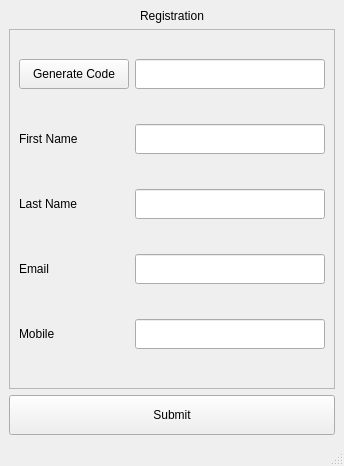
<?xml version="1.0" encoding="UTF-8"?>
<ui version="4.0">
 <class>MainWindow</class>
 <widget class="QMainWindow" name="MainWindow">
  <property name="geometry">
   <rect>
    <x>0</x>
    <y>0</y>
    <width>344</width>
    <height>466</height>
   </rect>
  </property>
  <property name="windowTitle">
   <string>Admin User Registration</string>
  </property>
  <widget class="QWidget" name="centralwidget">
   <layout class="QVBoxLayout" name="verticalLayout_2">
    <item alignment="Qt::AlignHCenter">
     <widget class="QLabel" name="label_heading">
      <property name="sizePolicy">
       <sizepolicy hsizetype="Preferred" vsizetype="Fixed">
        <horstretch>0</horstretch>
        <verstretch>0</verstretch>
       </sizepolicy>
      </property>
      <property name="minimumSize">
       <size>
        <width>0</width>
        <height>0</height>
       </size>
      </property>
      <property name="styleSheet">
       <string notr="true">font: 63 20pt &quot;Open Sans Semibold&quot;;</string>
      </property>
      <property name="text">
       <string>Registration</string>
      </property>
     </widget>
    </item>
    <item>
     <widget class="QFrame" name="frame">
      <property name="sizePolicy">
       <sizepolicy hsizetype="Preferred" vsizetype="Preferred">
        <horstretch>0</horstretch>
        <verstretch>0</verstretch>
       </sizepolicy>
      </property>
      <property name="styleSheet">
       <string notr="true">font: 9pt &quot;MS Shell Dlg 2&quot;;</string>
      </property>
      <property name="frameShape">
       <enum>QFrame::StyledPanel</enum>
      </property>
      <property name="frameShadow">
       <enum>QFrame::Raised</enum>
      </property>
      <layout class="QGridLayout" name="gridLayout">
       <property name="topMargin">
        <number>0</number>
       </property>
       <item row="1" column="1">
        <widget class="QLineEdit" name="lineEdit_2">
         <property name="sizePolicy">
          <sizepolicy hsizetype="Expanding" vsizetype="Fixed">
           <horstretch>0</horstretch>
           <verstretch>0</verstretch>
          </sizepolicy>
         </property>
         <property name="minimumSize">
          <size>
           <width>0</width>
           <height>30</height>
          </size>
         </property>
        </widget>
       </item>
       <item row="2" column="1">
        <widget class="QLineEdit" name="lineEdit_3">
         <property name="sizePolicy">
          <sizepolicy hsizetype="Expanding" vsizetype="Fixed">
           <horstretch>0</horstretch>
           <verstretch>0</verstretch>
          </sizepolicy>
         </property>
         <property name="minimumSize">
          <size>
           <width>0</width>
           <height>30</height>
          </size>
         </property>
        </widget>
       </item>
       <item row="3" column="1">
        <widget class="QLineEdit" name="lineEdit_4">
         <property name="sizePolicy">
          <sizepolicy hsizetype="Expanding" vsizetype="Fixed">
           <horstretch>0</horstretch>
           <verstretch>0</verstretch>
          </sizepolicy>
         </property>
         <property name="minimumSize">
          <size>
           <width>0</width>
           <height>30</height>
          </size>
         </property>
        </widget>
       </item>
       <item row="1" column="0">
        <widget class="QLabel" name="label">
         <property name="text">
          <string>First Name</string>
         </property>
        </widget>
       </item>
       <item row="0" column="0">
        <widget class="QPushButton" name="pushButton">
         <property name="sizePolicy">
          <sizepolicy hsizetype="Fixed" vsizetype="Fixed">
           <horstretch>0</horstretch>
           <verstretch>0</verstretch>
          </sizepolicy>
         </property>
         <property name="minimumSize">
          <size>
           <width>0</width>
           <height>30</height>
          </size>
         </property>
         <property name="text">
          <string>   Generate Code   </string>
         </property>
        </widget>
       </item>
       <item row="2" column="0">
        <widget class="QLabel" name="label_2">
         <property name="text">
          <string>Last Name</string>
         </property>
        </widget>
       </item>
       <item row="0" column="1">
        <widget class="QLineEdit" name="lineEdit">
         <property name="sizePolicy">
          <sizepolicy hsizetype="Expanding" vsizetype="Preferred">
           <horstretch>0</horstretch>
           <verstretch>0</verstretch>
          </sizepolicy>
         </property>
         <property name="minimumSize">
          <size>
           <width>0</width>
           <height>30</height>
          </size>
         </property>
        </widget>
       </item>
       <item row="3" column="0">
        <widget class="QLabel" name="label_3">
         <property name="text">
          <string>Email</string>
         </property>
        </widget>
       </item>
       <item row="4" column="0">
        <widget class="QLabel" name="label_4">
         <property name="text">
          <string>Mobile</string>
         </property>
        </widget>
       </item>
       <item row="4" column="1">
        <widget class="QLineEdit" name="lineEdit_5">
         <property name="sizePolicy">
          <sizepolicy hsizetype="Expanding" vsizetype="Fixed">
           <horstretch>0</horstretch>
           <verstretch>0</verstretch>
          </sizepolicy>
         </property>
         <property name="minimumSize">
          <size>
           <width>0</width>
           <height>30</height>
          </size>
         </property>
        </widget>
       </item>
      </layout>
     </widget>
    </item>
    <item>
     <widget class="QPushButton" name="pushButton_1">
      <property name="sizePolicy">
       <sizepolicy hsizetype="Minimum" vsizetype="Fixed">
        <horstretch>0</horstretch>
        <verstretch>0</verstretch>
       </sizepolicy>
      </property>
      <property name="minimumSize">
       <size>
        <width>0</width>
        <height>40</height>
       </size>
      </property>
      <property name="text">
       <string>Submit</string>
      </property>
     </widget>
    </item>
   </layout>
  </widget>
  <widget class="QStatusBar" name="statusbar"/>
 </widget>
 <tabstops>
  <tabstop>lineEdit</tabstop>
  <tabstop>lineEdit_2</tabstop>
  <tabstop>lineEdit_3</tabstop>
  <tabstop>lineEdit_4</tabstop>
  <tabstop>lineEdit_5</tabstop>
  <tabstop>pushButton_1</tabstop>
  <tabstop>pushButton</tabstop>
 </tabstops>
 <resources/>
 <connections/>
</ui>
